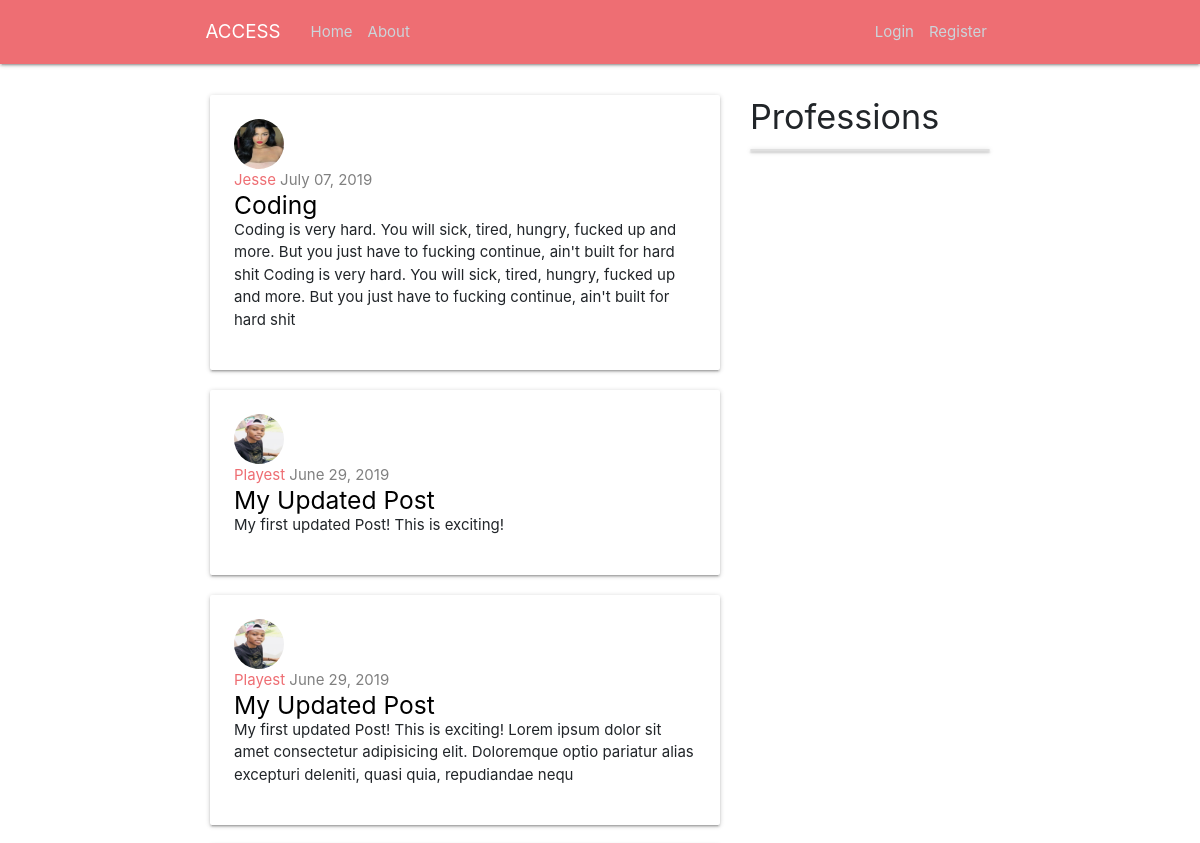
The app's page / (upper part), older data.
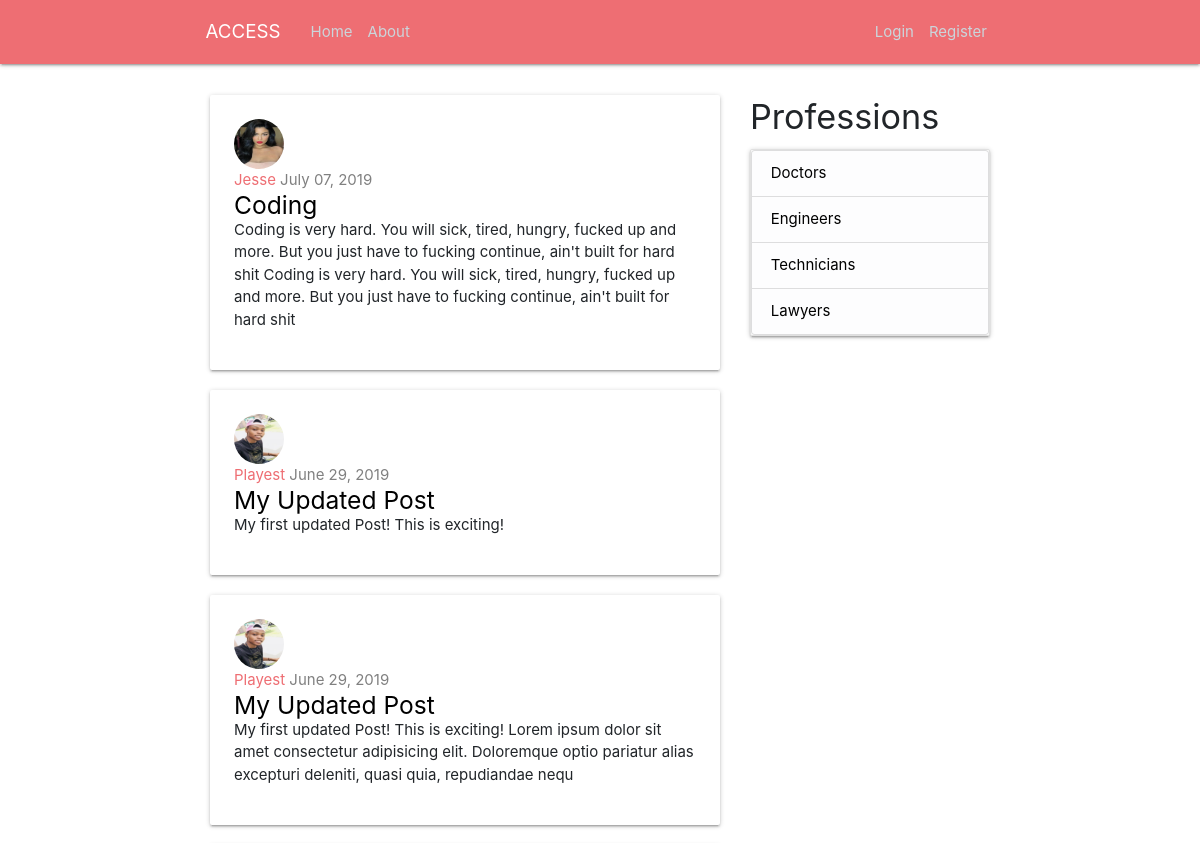
The same page, newer data.
### blog/models.py (models this page shows, shortened)
class Post(models.Model):
 title = models.CharField(max_length=100)
 content = models.TextField()
 date_posted = models.DateTimeField(default=timezone.now)
 author = models.ForeignKey(User, on_delete=models.CASCADE)

### users/models.py (models this page shows, shortened)
class Profile(models.Model):
    user = models.OneToOneField(User, on_delete=models.CASCADE, related_name = "profile", null=True, blank=True)
    first_name = models.CharField(max_length=50)
    last_name = models.CharField(max_length=50)
    age = models.PositiveIntegerField()
    university = models.CharField(max_length=100)
    course = models.CharField(max_length=100)
    city = models.CharField(max_length=50)
    state = models.CharField(max_length=50)
    country = models.CharField(max_length=50)
    phone_number = models.PositiveIntegerField()
    image = models.ImageField(default='default.jpg', upload_to='profile_pics')
    profession = models.ForeignKey(Profession, on_delete=models.CASCADE, related_name="profiles", null=True, blank=True)

class Profession(models.Model):
    name = models.CharField(max_length=30)
    class Meta:
        verbose_name = "Profession"
        verbose_name_plural = "Professions"
    def __str__(self):
        return self.name

### blog/views.py (the view)
# urls.py: path('', PostListView.as_view(), name='blog-home'),
class PostListView(ListView):
    model = Post
    template_name = 'blog/home.html'
    context_object_name = 'posts'
    ordering = ['-date_posted']
    paginate_by = 5
    def get_context_data(self, **kwargs):
        context = super().get_context_data(**kwargs)
        context["professions"] = Profession.objects.all()
        return context

### blog/templates/blog/home.html (shortened to what this page needs)
{% extends "blog/base.html" %}
{% block content %}
{% for post in posts %}
<div class="card-panel" style="margin-top: 20px">
    <img src="{{ post.author.profile.image.url }}" class="circle responsive-img" style="height: 50px; width: 50px">
    <p style="padding: 0; margin-bottom: 0; color: gray"><span><a  style="color: #ee6e73" href="{% url 'user-posts' post.author.username %}">{{post.author}}</a></span>
        {{post.date_posted|date:"F d, Y"}}</p>
    <h5 style="padding: 0; margin: 0"><a class="black-text" href="{% url 'post-detail' post.id %}">{{post.title}}</a></h5>
    <p style="padding: 0; margin-top: 0"> {{post.content}}</p>
</div>
{% endfor %}
{% endblock content %}

### blog/templates/blog/base.html (shortened to what this page needs)
{% load static %}
<!DOCTYPE html>
<html lang="en">
<head>
    <link rel="stylesheet" href="https://stackpath.bootstrapcdn.com/bootstrap/4.3.1/css/bootstrap.min.css"
>
    <link rel="stylesheet" href="https://cdnjs.cloudflare.com/ajax/libs/materialize/1.0.0/css/materialize.min.css">
    <link rel="stylesheet" type="text/css" href="{% static 'blog/main.css' %}">
</head>
<body style="display: flex; min-height: 100vh; flex-direction: column">
    <header class="site-header">
        <nav style="background-color: #ee6e73" class="navbar navbar-expand-md navbar-dark bg-steel fixed-top">
            <div class="container">
                <a class="navbar-brand mr-4" href="{% url 'blog-home' %}">ACCESS</a>
                <div class="collapse navbar-collapse" id="navbarToggle">
                    <div class="navbar-nav mr-auto">
                        <a class="nav-item nav-link" href="{% url 'blog-home' %}">Home</a>
                        <a class="nav-item nav-link" href="{% url 'blog-about' %}">About</a>
                    </div>
                    <div class="navbar-nav">
                        {% if user.is_authenticated %}
                        <a class="nav-item nav-link" href="{% url 'profile' %}">Profile</a>
                        <a class="nav-item nav-link" href="{% url 'post-create' %}">New Post</a>
                        <a class="nav-item nav-link" href="{% url 'logout' %}">Logout</a>
                        {% else %}
                        <a class="nav-item nav-link" href="{% url 'login' %}">Login</a>
                        <a class="nav-item nav-link" href="{% url 'register' %}">Register</a>
                        {% endif %}
                    </div>
                </div>
            </div>
        </nav>
    </header>
    <main role="main" class="container" style="flex: 1 0 auto">
        <div class="row">
            <div class="col-md-8">
                {% block content %}{% endblock %}
            </div>
            <div class="col-md-4">
                <div class="content-section">
                    <h4>Professions</h4>
                    <ul class="collection with-header card">
                        {% for profession in professions %}
                        <li class="list-group-item list-group-item-light"><a class="black-text" href="{% url 'user-profession' profession %}">
                                {{profession}}s</a></li>
                        {% endfor %}
                    </ul>
                </div>
            </div>
        </div>
    </main>
</body>
</html>

Row changes from the older to the newer data that the page shows:
added Profession: name "Doctor"
added Profession: name "Engineer"
added Profession: name "Technician"
added Profession: name "Lawyer"
